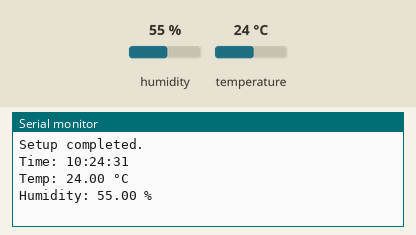
A sketch run on a simulated Arduino Mega 2560, built for the host (arithmetic inside an expression is 32-bit, double 64-bit). Shown: the last lines printed to the serial monitor. Inputs (shaded band) come from the test bench; at power-on: humidity 55 %, temperature 24 °C. The local clock reads 2024-03-15 10:24:30 at power-on unless the sketch sets it.

Above: at 2.3 s.
2.4 s: humidity set to 22 %
At 3.8 s:
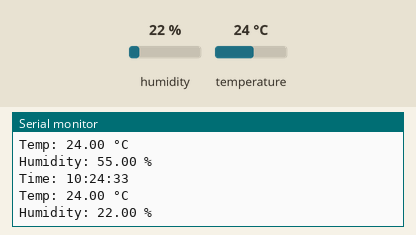
5.1 s: temperature set to 12 °C
At 5.8 s:
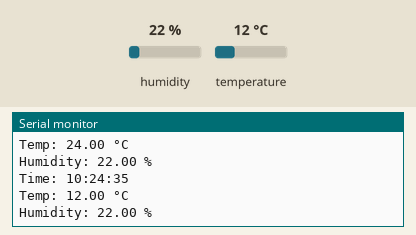
7.8 s: humidity set to 40 %
At 10.0 s:
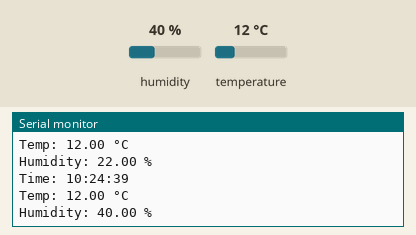
Timing chart, 0 to 11.5 s (numbered marks = the images above; inputs shaded):
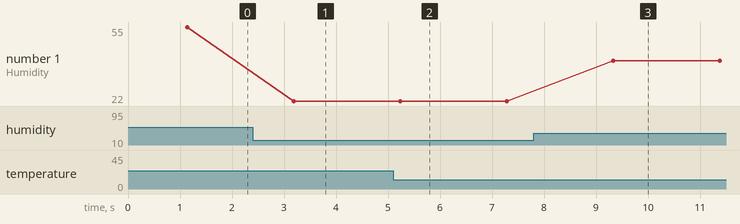

The sketch:

SHT_RTC_NEXTRIONdisplay.ino
```cpp
// working code for SHT,RTC and Nextion display
#include <Wire.h>
//#include <Wire1.h>
#include <DFRobot_SHT20.h>
#include <RTClib.h>

DFRobot_SHT20 sht20;
RTC_DS3231 rtc;

#define NEXTION Serial2  // Connect Nextion to TX2 (GPIO 17), RX2 (GPIO 16)

void setup() {
  Serial.begin(115200);
  NEXTION.begin(9600);  // Baud rate for Nextion
  delay(1000);

  // Initialize SHT20 on GPIO 9 (SDA), GPIO 8 (SCL)
  Wire.begin(10, 11);
  sht20.initSHT20();
  delay(100);

  // Initialize RTC on GPIO 21 (SDA), GPIO 19 (SCL)
  Wire1.begin(35, 19);
  if (!rtc.begin(&Wire1)) {
    Serial.println("Couldn't find RTC");
    while (1);
  }

  if (rtc.lostPower()) {
    Serial.println("RTC lost power, setting time...");
    rtc.adjust(DateTime(F(__DATE__), F(__TIME__)));  // Set to compile time
  }

  Serial.println("Setup completed.");
}

void sendToNextion(String component, String value) {
  NEXTION.print(component);
  NEXTION.print(".txt=\"");
  NEXTION.print(value);
  NEXTION.print("\"");
  NEXTION.write(0xFF);
  NEXTION.write(0xFF);
  NEXTION.write(0xFF);
}

void loop() {
  // Read SHT20 data
  float temperature = sht20.readTemperature();
  float humidity = sht20.readHumidity();

  // Read time from RTC
  DateTime now = rtc.now();
  char timeBuffer[9];  // HH:MM:SS
  snprintf(timeBuffer, sizeof(timeBuffer), "%02d:%02d:%02d", now.hour(), now.minute(), now.second());

  // Debug print
  Serial.print("Time: "); Serial.println(timeBuffer);
  Serial.print("Temp: "); Serial.print(temperature); Serial.println(" °C");
  Serial.print("Humidity: "); Serial.print(humidity); Serial.println(" %");

  // Send data to Nextion
  sendToNextion("Clock", timeBuffer);                 // Clock
  sendToNextion("Temperature", String(temperature, 1));     // Temperature with 1 decimal
  sendToNextion("Humidity", String(humidity, 1));        // Humidity with 1 decimal

  delay(2000);  // Wait 2 seconds
}
```

Measured:
- after the input at 2.4 s, the serial monitor: prints a new line after 0.79 s (image 1)
- after the input at 5.1 s, the serial monitor: prints a new line after 0.14 s (image 2)
- after the input at 7.8 s, the serial monitor: prints a new line after 1.5 s (image 3)
- plotted number 1: 55 → 22 after the input at 2.4 s, 22 → 40 after the input at 7.8 s
